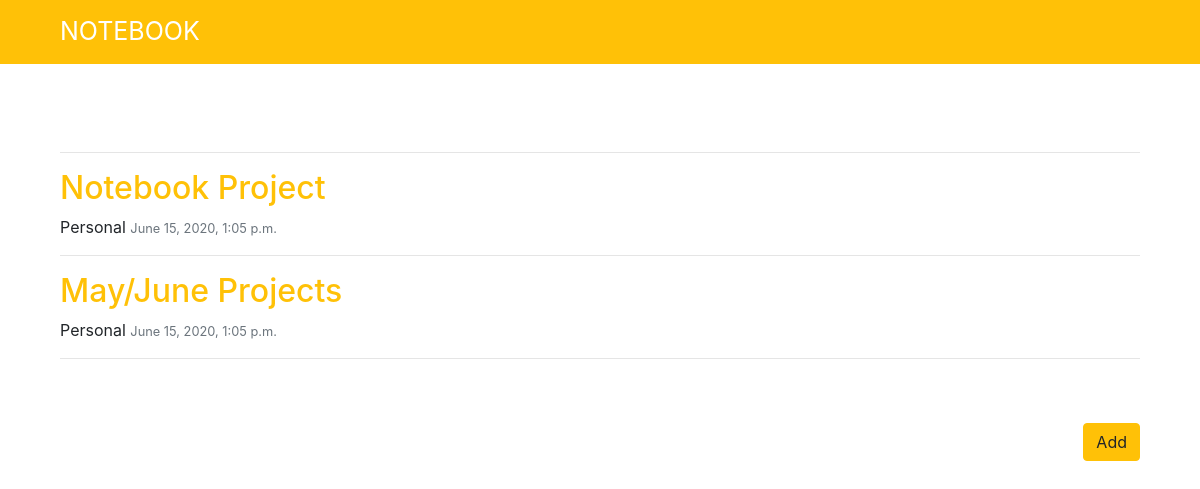
/, run on an earlier commit of the app's database.
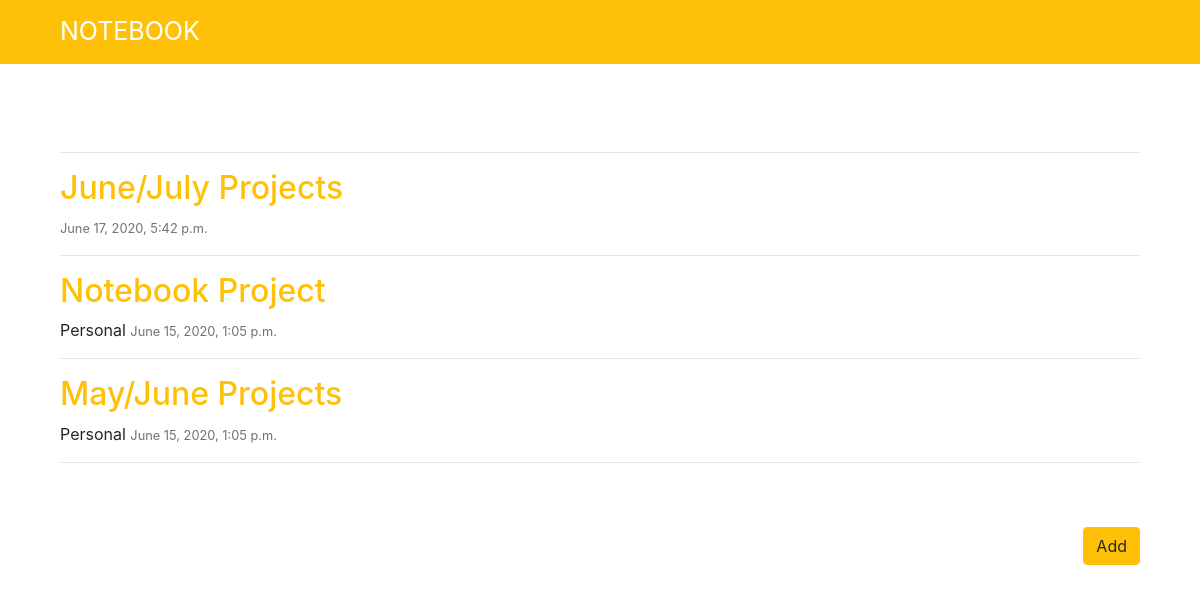
And on a later commit of the database.
### note/models.py (models this page shows, shortened)
class Note(models.Model):
    title     = models.CharField(max_length=100)
    content   = models.TextField(max_length=600)
    category  = models.CharField(max_length=20)
    timestamp = models.DateTimeField(default=timezone.now)

### note/views.py (the view)
# urls.py: 2. Add a URL to urlpatterns:  path('', views.home, name='home')
def home(request):
    notes = Note.objects.all().order_by('-timestamp')
    return render(request, 'note/index.html', {'notes': notes})

### templates/note/index.html (shortened to what this page needs)
{% extends 'base.html' %}
{% block content %}
<div class="container">
    <br><br><br>
    <div class="container">
        <main class="role">
            <hr>
            {% for note in notes %}
            <article class="media content-section">
                <div class="media-body">
                    <div class="article-metadata">
                        <a href="{% url 'note' note.id %}" style="color: #ffc107;">
                            <h2 class="class-title">{{ note.title }}</h2>
                        </a>
                        {{ note.category }}
                        <small class="text-muted">{{ note.timestamp }}</small>
                    </div>
                </div>
            </article>
            <hr>
            {% endfor %}
            <br>
        </main>
    </div>
    <br>
    <div class="container">
        <a href="{% url 'new' %}" class="btn btn-warning btn-fill float-right">Add</a>
    </div>
</div>
{% endblock %}

What changed in the data, as far as the page shows it:
added Note: title "June/July Projects", timestamp "June 17, 2020, 5:42 p.m."
